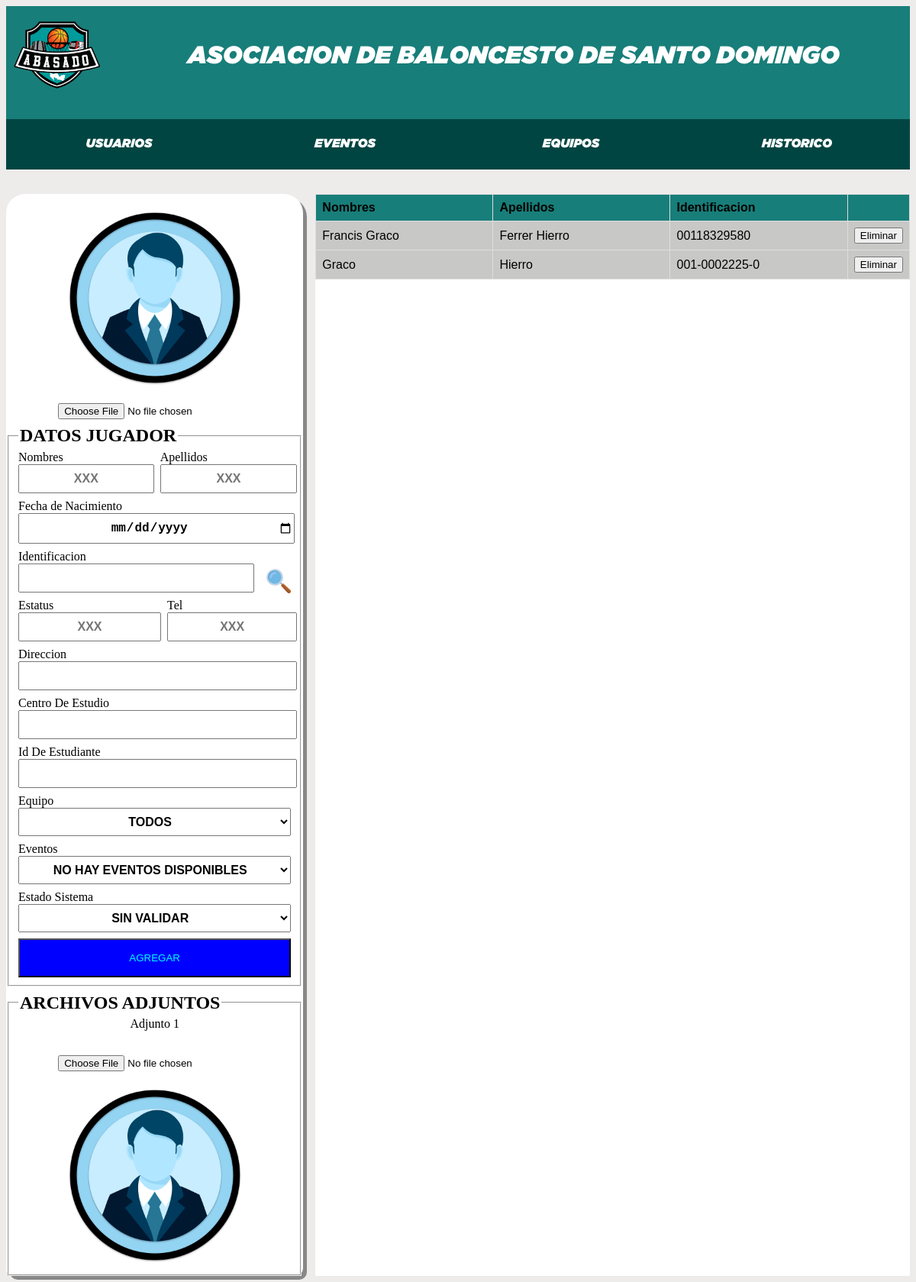
Screenshot of /jugadores/administracion_jugadores.php?id_equipo=6 with the database file from the repository.
### tables this page shows
CREATE TABLE jugadores  (
  id int(7) NOT NULL AUTO_INCREMENT,
  nombres varchar(200) NOT NULL,
  apellidos varchar(1000) NULL DEFAULT NULL,
  identificacion varchar(50) NOT NULL,
  fecha_nacimiento date NOT NULL,
  direccion varchar(5000) NULL DEFAULT NULL,
  equipo int(11) NOT NULL,
  url_img varchar(5000) NULL DEFAULT NULL,
  url_adjunto1 varchar(5000) NULL DEFAULT NULL,
  estatus varchar(100) NOT NULL,
  centro varchar(1000) NOT NULL,
  telefono varchar(20) NULL DEFAULT NULL,
  PRIMARY KEY (id) USING BTREE,
  UNIQUE INDEX identificacion_jugador(identificacion) USING BTREE,
  INDEX jugador_equipo(equipo) USING BTREE,
  CONSTRAINT jugador_equipo FOREIGN KEY (equipo) REFERENCES equipos (id) ON DELETE RESTRICT ON UPDATE RESTRICT
);

### jugadores/ctrl/jugadores.php (the view, shortened to what this page needs)
<?php
function get_listar_jugadores_todos($id_equipo){
    $conn = conectar();
      $sql ="";
      if($id_equipo == 0){
        $sql = "SELECT id,nombres,apellidos,identificacion,fecha_nacimiento,direccion,equipo,url_img,url_adjunto1,estatus,telefono,centro from jugadores";
      }else{
        $sql = "SELECT id,nombres,apellidos,identificacion,fecha_nacimiento,direccion,equipo,url_img,url_adjunto1,estatus,telefono,centro from jugadores where equipo=$id_equipo";
      }
      $result = $conn->query($sql);
      if ($result->num_rows > 0) {
          while($row = $result->fetch_assoc() ) {
         $nombre                = $row["nombres"];
         $apellidos             = $row["apellidos"];
         $identificacion        = $row["identificacion"];
         $id                    = $row["id"];
           echo "<tr>";
           echo "<td id='".$id."' name='fila'";
           echo 'onclick="set_seleccionar(usuario_js);">';
           echo $nombre;
           echo "</td>";
           echo "<td >$apellidos</td>";
           echo "<td >$identificacion</td>";
           if($_SESSION['user_type']==0){
             echo "<td> <button id='bt_eliminar' "."onClick='set_eliminar_jugador(usuario_js)' >Eliminar</button></td>";
           }
           echo "</tr> ";
       }
      }
 }
function get_listar_equipos_select($equipo){
  $conn = conectar();
    $sql = "";
    if($equipo==0){
      $sql = "SELECT id,nombre,municipio,sector,url_logo,estado from equipos";
    }else{
      $sql = "SELECT id,nombre,municipio,sector,url_logo,estado from equipos where id=$equipo";
    }
    $result = $conn->query($sql);
    echo "<option value="."0".">".'TODOS'."</option>";
}
function get_listar_eventos_jugador($equipo,$jugador){
  $conn = conectar();
   if($jugador>0){
    $sql = "SELECT id,nombre,cantidad_equipos,cantidad_jugadores_equipo,descripcion,fecha_incio from eventos
    where (id,$equipo) in (select evento,equipo from relacion_equipo_evento)
    and (id,$equipo,$jugador) not in (select evento,equipo,jugador from relacion_equipo_jugador_evento) and estado = 1";
   }else{
    if($equipo!=0){
      $sql = "SELECT id,nombre,cantidad_equipos,cantidad_jugadores_equipo,descripcion,fecha_incio from eventos
      where (id,$equipo) in (select evento,equipo from relacion_equipo_evento) and estado = 0";
    }else{
      $sql = "SELECT id,nombre,cantidad_equipos,cantidad_jugadores_equipo,descripcion,fecha_incio from eventos  and estado = 0";
    }
   }
    $result = $conn->query($sql);
    $count=0;
    if ($result->num_rows > 0) {
     if($count==0){
        echo "<option value=".'0'.">".'NO HAY EVENTOS DISPONIBLES'."</option>";
     }
    }
}
?>

### css/header.css (style rules this page uses)
:root { --color_primario:rgb(244, 241, 189); --color_primario_2:#eeebeb; --color_menu:#09accd; --color_primario_d:#004542; --color_secundario_d:#187E79; --color_teciario_d:#1CBBB4; }

### css/table_css.css (style rules this page uses)
:root { --color_primario:rgb(244, 241, 189); --color_primario_2:#eeebeb; --color_menu:#09accd; --color_primario_d:#004542; --color_secundario_d:#187E79; --color_teciario_d:#1CBBB4; }
td, th { text-align: left; width: 30%; border: 1px solid #ddd; padding: 8px; }
tr:nth-child(even) { background-color: #c8c9c7; }
tr { padding: 1rem; }

### jugadores/css/jugadores.css (style rules this page uses)
:root { --color_primario:rgb(244, 241, 189); --color_primario_2:#eeebeb; --color_menu:#09accd; }
body { background-color: var(--color_primario_2); display: grid; grid-template-rows: 0.1fr 1fr; gap: 2rem; }

### rows the page displays
jugadores: nombres "Francis Graco", apellidos "Ferrer Hierro", identificacion "00118329580"
jugadores: nombres "Graco", apellidos "Hierro", identificacion "001-0002225-0"
